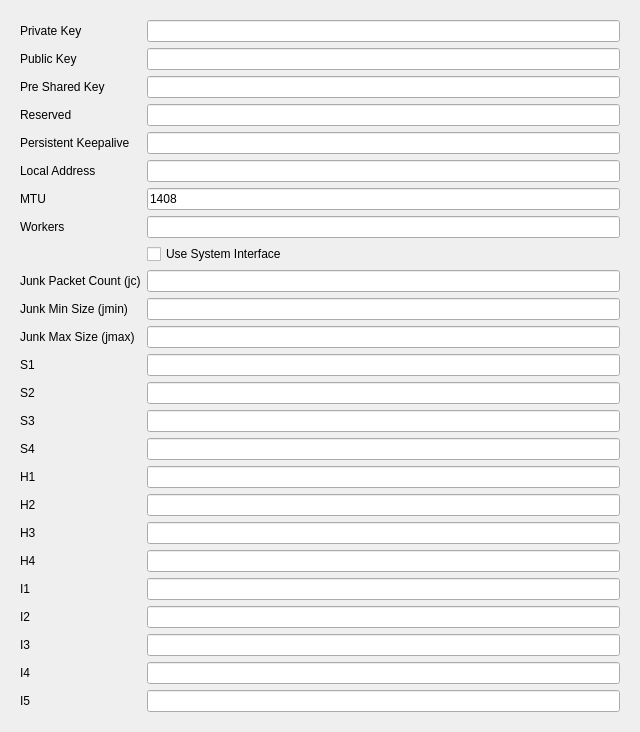
<?xml version="1.0" encoding="UTF-8"?>
<ui version="4.0">
 <class>EditAmneziaWG</class>
 <widget class="QWidget" name="EditAmneziaWG">
  <property name="geometry">
   <rect>
    <x>0</x>
    <y>0</y>
    <width>640</width>
    <height>727</height>
   </rect>
  </property>
  <property name="windowTitle">
   <string>EditAmneziaWG</string>
  </property>
  <layout class="QHBoxLayout" name="horizontalLayout">
   <item>
    <widget class="QWidget" name="widget" native="true">
     <layout class="QFormLayout" name="formLayout_3">
      <item row="0" column="0">
       <widget class="QLabel" name="private_key_l">
        <property name="text">
         <string>Private Key</string>
        </property>
       </widget>
      </item>
      <item row="0" column="1">
       <widget class="QLineEdit" name="private_key"/>
      </item>
      <item row="1" column="0">
       <widget class="QLabel" name="public_key_l">
        <property name="text">
         <string>Public Key</string>
        </property>
       </widget>
      </item>
      <item row="1" column="1">
       <widget class="QLineEdit" name="public_key"/>
      </item>
      <item row="2" column="0">
       <widget class="QLabel" name="preshared_key_l">
        <property name="text">
         <string>Pre Shared Key</string>
        </property>
       </widget>
      </item>
      <item row="2" column="1">
       <widget class="QLineEdit" name="preshared_key"/>
      </item>
      <item row="3" column="0">
       <widget class="QLabel" name="reserved_l">
        <property name="text">
         <string>Reserved</string>
        </property>
       </widget>
      </item>
      <item row="3" column="1">
       <widget class="QLineEdit" name="reserved"/>
      </item>
      <item row="4" column="0">
       <widget class="QLabel" name="label">
        <property name="toolTip">
         <string>&lt;html&gt;&lt;head/&gt;&lt;body&gt;&lt;p&gt;persistent_keepalive_interval in seconds&lt;/p&gt;&lt;/body&gt;&lt;/html&gt;</string>
        </property>
        <property name="whatsThis">
         <string>&lt;html&gt;&lt;head/&gt;&lt;body&gt;&lt;p&gt;&lt;br/&gt;&lt;/p&gt;&lt;/body&gt;&lt;/html&gt;</string>
        </property>
        <property name="text">
         <string>Persistent Keepalive</string>
        </property>
       </widget>
      </item>
      <item row="4" column="1">
       <widget class="QLineEdit" name="persistent_keepalive"/>
      </item>
      <item row="5" column="0">
       <widget class="QLabel" name="local_addr_l">
        <property name="toolTip">
         <string>&lt;html&gt;&lt;head/&gt;&lt;body&gt;&lt;p&gt;comma seperated list of subnets&lt;/p&gt;&lt;/body&gt;&lt;/html&gt;</string>
        </property>
        <property name="text">
         <string>Local Address</string>
        </property>
       </widget>
      </item>
      <item row="5" column="1">
       <widget class="QLineEdit" name="local_addr"/>
      </item>
      <item row="6" column="0">
       <widget class="QLabel" name="mtu_l">
        <property name="text">
         <string>MTU</string>
        </property>
       </widget>
      </item>
      <item row="6" column="1">
       <widget class="QLineEdit" name="mtu">
        <property name="text">
         <string>1408</string>
        </property>
       </widget>
      </item>
      <item row="7" column="0">
       <widget class="QLabel" name="workers_l">
        <property name="text">
         <string>Workers</string>
        </property>
       </widget>
      </item>
      <item row="7" column="1">
       <widget class="QLineEdit" name="workers"/>
      </item>
      <item row="8" column="1">
       <widget class="QCheckBox" name="sys_ifc">
        <property name="text">
         <string>Use System Interface</string>
        </property>
       </widget>
      </item>
      <item row="9" column="0">
       <widget class="QLabel" name="jc_l">
        <property name="text">
         <string>Junk Packet Count (jc)</string>
        </property>
       </widget>
      </item>
      <item row="9" column="1">
       <widget class="QLineEdit" name="jc"/>
      </item>
      <item row="10" column="0">
       <widget class="QLabel" name="jmin_l">
        <property name="text">
         <string>Junk Min Size (jmin)</string>
        </property>
       </widget>
      </item>
      <item row="10" column="1">
       <widget class="QLineEdit" name="jmin"/>
      </item>
      <item row="11" column="0">
       <widget class="QLabel" name="jmax_l">
        <property name="text">
         <string>Junk Max Size (jmax)</string>
        </property>
       </widget>
      </item>
      <item row="11" column="1">
       <widget class="QLineEdit" name="jmax"/>
      </item>
      <item row="12" column="0">
       <widget class="QLabel" name="s1_l">
        <property name="text">
         <string>S1</string>
        </property>
       </widget>
      </item>
      <item row="12" column="1">
       <widget class="QLineEdit" name="s1"/>
      </item>
      <item row="13" column="0">
       <widget class="QLabel" name="s2_l">
        <property name="text">
         <string>S2</string>
        </property>
       </widget>
      </item>
      <item row="13" column="1">
       <widget class="QLineEdit" name="s2"/>
      </item>
      <item row="14" column="0">
       <widget class="QLabel" name="s3_l">
        <property name="text">
         <string>S3</string>
        </property>
       </widget>
      </item>
      <item row="14" column="1">
       <widget class="QLineEdit" name="s3"/>
      </item>
      <item row="15" column="0">
       <widget class="QLabel" name="s4_l">
        <property name="text">
         <string>S4</string>
        </property>
       </widget>
      </item>
      <item row="15" column="1">
       <widget class="QLineEdit" name="s4"/>
      </item>
      <item row="16" column="0">
       <widget class="QLabel" name="h1_l">
        <property name="text">
         <string>H1</string>
        </property>
       </widget>
      </item>
      <item row="16" column="1">
       <widget class="QLineEdit" name="h1"/>
      </item>
      <item row="17" column="0">
       <widget class="QLabel" name="h2_l">
        <property name="text">
         <string>H2</string>
        </property>
       </widget>
      </item>
      <item row="17" column="1">
       <widget class="QLineEdit" name="h2"/>
      </item>
      <item row="18" column="0">
       <widget class="QLabel" name="h3_l">
        <property name="text">
         <string>H3</string>
        </property>
       </widget>
      </item>
      <item row="18" column="1">
       <widget class="QLineEdit" name="h3"/>
      </item>
      <item row="19" column="0">
       <widget class="QLabel" name="h4_l">
        <property name="text">
         <string>H4</string>
        </property>
       </widget>
      </item>
      <item row="19" column="1">
       <widget class="QLineEdit" name="h4"/>
      </item>
      <item row="20" column="0">
       <widget class="QLabel" name="i1_l">
        <property name="text">
         <string>I1</string>
        </property>
       </widget>
      </item>
      <item row="20" column="1">
       <widget class="QLineEdit" name="i1"/>
      </item>
      <item row="21" column="0">
       <widget class="QLabel" name="i2_l">
        <property name="text">
         <string>I2</string>
        </property>
       </widget>
      </item>
      <item row="21" column="1">
       <widget class="QLineEdit" name="i2"/>
      </item>
      <item row="22" column="0">
       <widget class="QLabel" name="i3_l">
        <property name="text">
         <string>I3</string>
        </property>
       </widget>
      </item>
      <item row="22" column="1">
       <widget class="QLineEdit" name="i3"/>
      </item>
      <item row="23" column="0">
       <widget class="QLabel" name="i4_l">
        <property name="text">
         <string>I4</string>
        </property>
       </widget>
      </item>
      <item row="23" column="1">
       <widget class="QLineEdit" name="i4"/>
      </item>
      <item row="24" column="0">
       <widget class="QLabel" name="i5_l">
        <property name="text">
         <string>I5</string>
        </property>
       </widget>
      </item>
      <item row="24" column="1">
       <widget class="QLineEdit" name="i5"/>
      </item>
     </layout>
    </widget>
   </item>
  </layout>
 </widget>
 <resources/>
 <connections/>
</ui>
